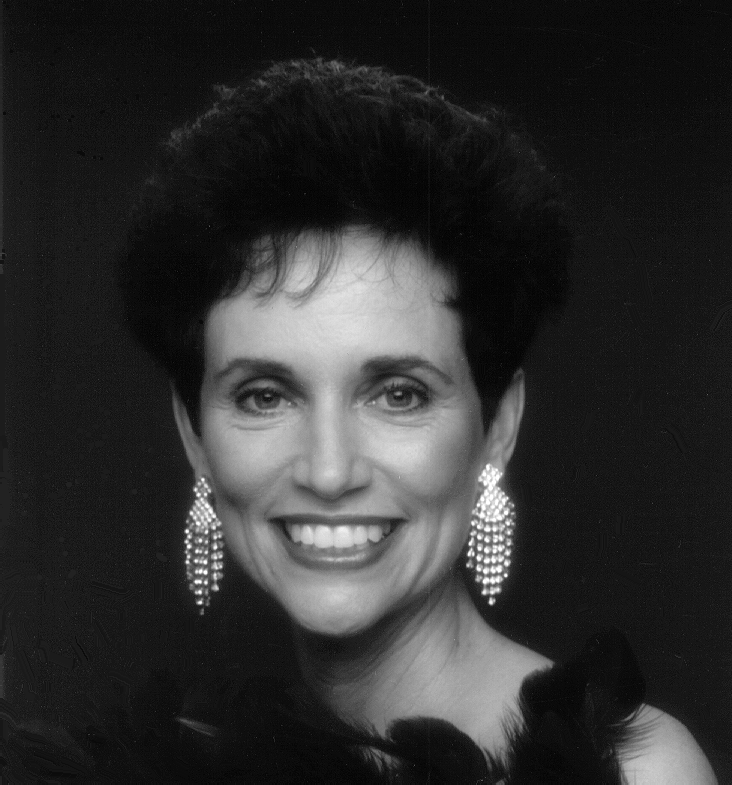
%> input picture matlab/woman.tif, 732 x 785 px
$ octave main.m   (GNU Octave 9; MATLAB toolbox functions it lacks are replaced by stand-ins)
%> lines starting %> are read from the running program, lines starting %| are printed output that depends on the picture
### matlab/dftuv.m
% UNIVERSIDADE FEDERAL DO AMAZONAS
% FACULDADE DE TECNOLOGIA
% GPRP&O - GRUPO DE PESQUISA EM RECONHECIMENTO DE PADRÕES E OTIMIZAÇÃO
% PGENE523 - PROCESSAMENTO DIGITAL DE IMAGENS
% PROJETO 9 - Frequency Domain Spatial Filtering
% ARQUIVO - dftuv.m
% AUTOR - Diego Giovanni de Alcântara Vieira
%--------------------------------------------------------------------------
% Helper function to create frequency domain grid
function [U, V] = dftuv(M, N)
    % Create meshgrid of frequencies
    u = 0:(M-1);
    v = 0:(N-1);

    idx = find(u > M/2);
    u(idx) = u(idx) - M;

    idy = find(v > N/2);
    v(idy) = v(idy) - N;

    [V, U] = meshgrid(v, u);
end

### matlab/lpfilter.m
% UNIVERSIDADE FEDERAL DO AMAZONAS
% FACULDADE DE TECNOLOGIA
% GPRP&O - GRUPO DE PESQUISA EM RECONHECIMENTO DE PADRÕES E OTIMIZAÇÃO
% PGENE523 - PROCESSAMENTO DIGITAL DE IMAGENS
% PROJETO 9 - Frequency Domain Spatial Filtering
% ARQUIVO - lpfilter.m
% AUTOR - Diego Giovanni de Alcântara Vieira
%--------------------------------------------------------------------------
% Helper function to create Butterworth filter
function H = lpfilter(type, M, N, D0, n)
    % Create Butterworth lowpass filter
    % Inputs:
    %   type - filter type ('btw' for Butterworth)
    %   M, N - filter size
    %   D0 - cutoff frequency
    %   n - filter order

    [U, V] = dftuv(M, N);
    D = sqrt(U.^2 + V.^2);

    if strcmp(type, 'btw')
        H = 1 ./ (1 + (D ./ D0).^(2*n));
    else
        error('Unknown filter type.');
    end
end

### matlab/main.m
% UNIVERSIDADE FEDERAL DO AMAZONAS
% FACULDADE DE TECNOLOGIA
% GPRP&O - GRUPO DE PESQUISA EM RECONHECIMENTO DE PADRÕES E OTIMIZAÇÃO
% PGENE523 - PROCESSAMENTO DIGITAL DE IMAGENS
% PROJETO 9 - Frequency Domain Spatial Filtering
% ARQUIVO - main.m
% AUTOR - Diego Giovanni de Alcântara Vieira
%--------------------------------------------------------------------------
% Part (a)
% Read the image
image = imread('woman.tif');
%> image is the input picture: size 785x732 uint8; min 0, max 255, mean 46.4
image_gray = im2double(im2gray(image)); % Use im2gray instead of rgb2gray

% Obtain Fourier transform and centralize it
F = fftshift(fft2(image_gray));

% Centralized Fourier spectrum
figure;
imshow(log(1 + abs(F)), []);
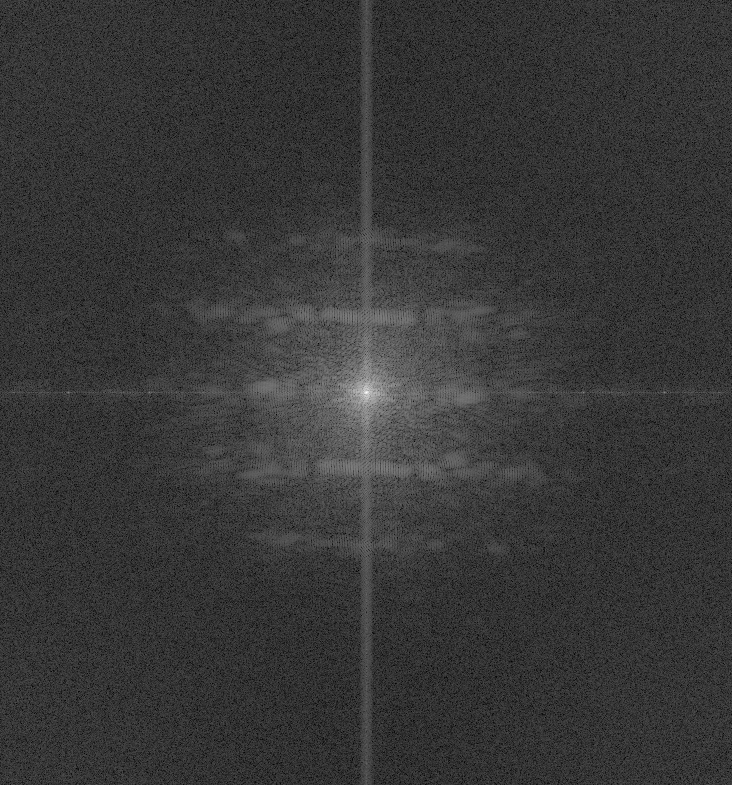
%> displayed picture: size 785x732, on the screen's scale of 0 to 255; min 0, max 255, mean 55.5
title('Centralized Fourier Spectrum');
imwrite(log(1 + abs(F)), 'woman_Centralized_Fourier_Spectrum.png');
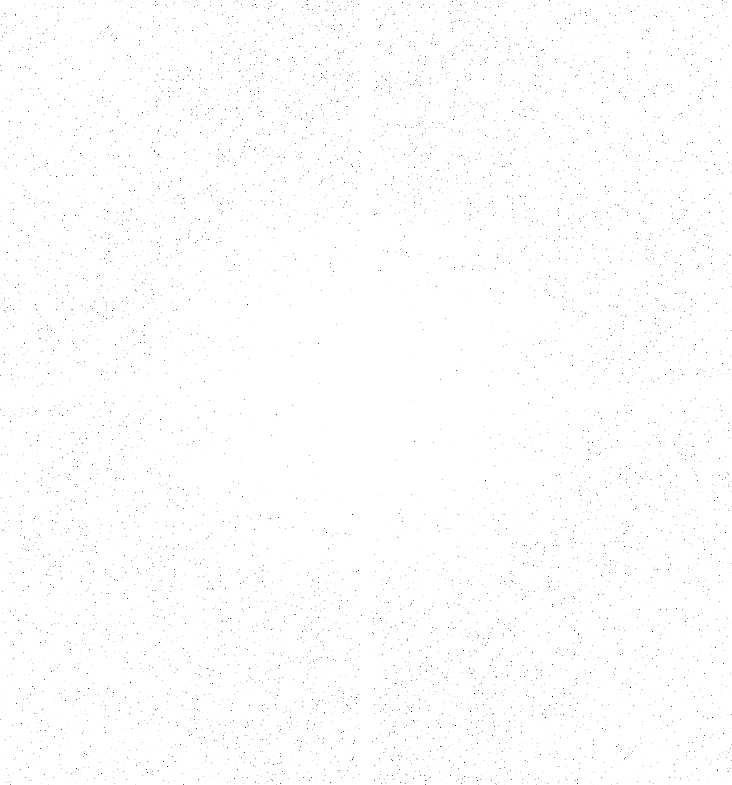
%> saved as woman_Centralized_Fourier_Spectrum.png: size 785x732 uint8; min 8, max 255, mean 253.9

% Define Butterworth filter parameters
D0 = 50;  % Cutoff frequency
n = 2;    % Filter order

% Apply Lowpass Butterworth filter
lpf = lpfilter('btw', size(image_gray, 1), size(image_gray, 2), D0, n);
F_lpf = F .* lpf;
image_lpf = real(ifft2(ifftshift(F_lpf)));
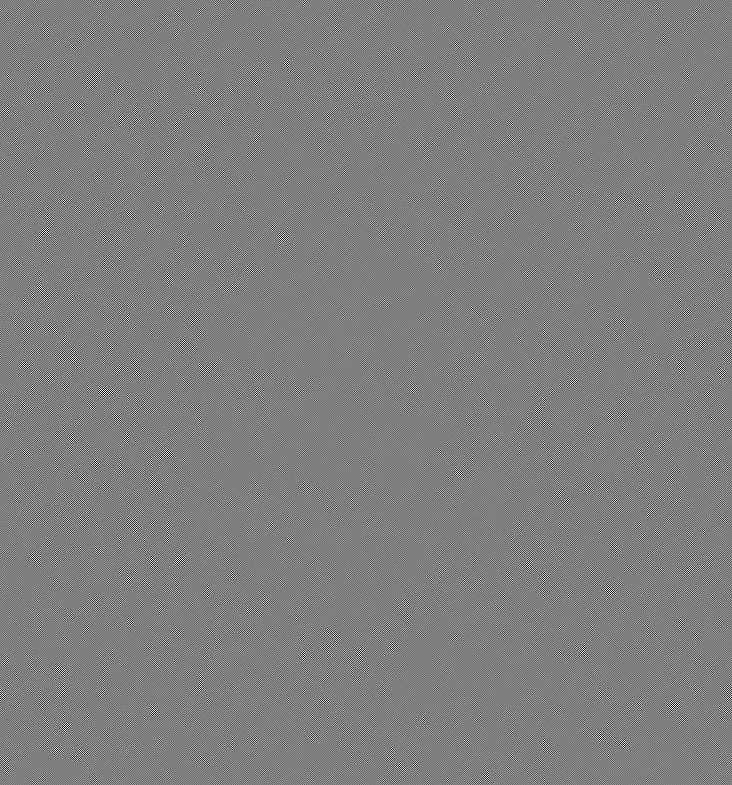
%> image_lpf: size 785x732 double; min -0.00936, max 0.00941, mean 1.37e-05; drawn with min black and max white

% Apply Highpass Butterworth filter
hpf = 1 - lpf;
F_hpf = F .* hpf;
image_hpf = real(ifft2(ifftshift(F_hpf)));

% Plot and save final images
figure;
imshow(image_lpf, []);
title('Lowpass Filtered Image');
imwrite(image_lpf, 'woman_Lowpass_Filtered_Image.png');
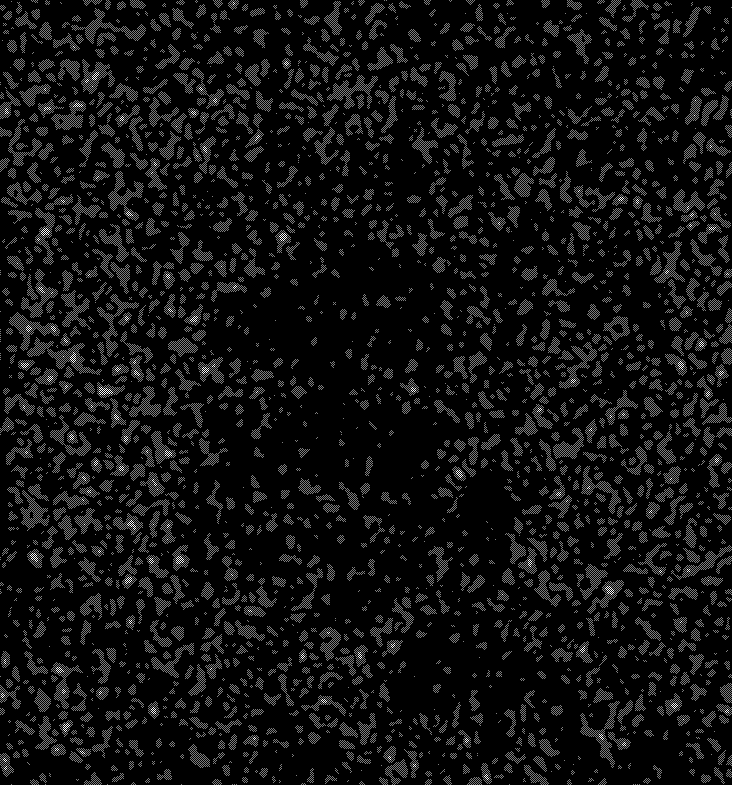
%> saved as woman_Lowpass_Filtered_Image.png: size 785x732 uint8; min 0, max 2, mean 0.136; drawn with min black and max white

figure;
imshow(image_hpf, []);
title('Highpass Filtered Image');
imwrite(image_hpf, 'woman_Highpass_Filtered_Image.png');

% 2D and 3D visualization of filters
figure;
mesh(lpf);
title('3D Lowpass Butterworth Filter');
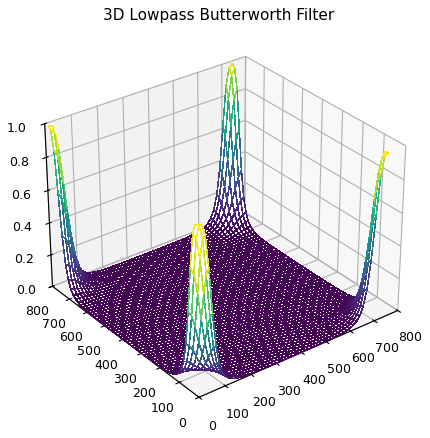
%> figure redrawn from the program's plot data
saveas(gcf, 'woman_3D_Lowpass_Butterworth_Filter.png');

figure;
imshow(lpf, []);
title('2D Lowpass Butterworth Filter');
imwrite(lpf, 'woman_2D_Lowpass_Butterworth_Filter.png');

figure;
mesh(hpf);
title('3D Highpass Butterworth Filter');
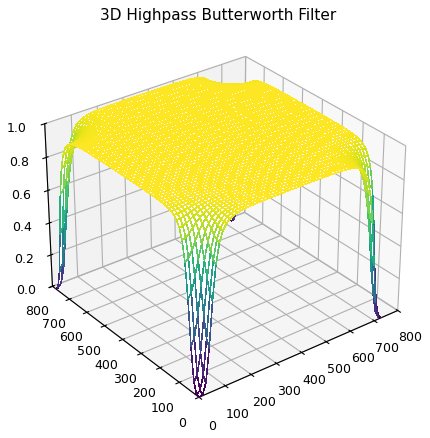
%> figure redrawn from the program's plot data
saveas(gcf, 'woman_3D_Highpass_Butterworth_Filter.png');

figure;
imshow(hpf, []);
title('2D Highpass Butterworth Filter');
imwrite(hpf, 'woman_2D_Highpass_Butterworth_Filter.png');
